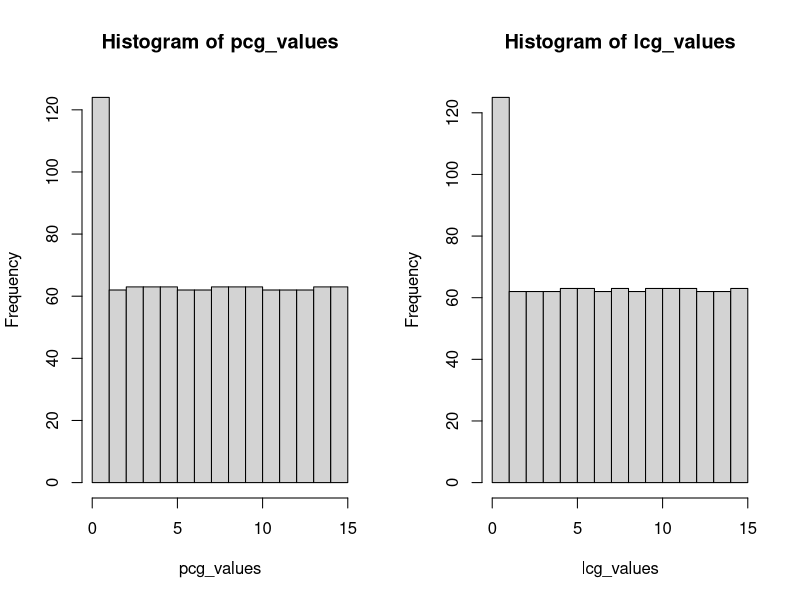

The R script that drew this image:
lcg_values  <- c()
lcg <- function(n) {
  a <- 5 ; c <- 3 ; m <- 16 ; x <- 7
  result <- numeric(n)
  for (i in 1:n) {
    x <- (a * x + c) %% m
    result[i] <- x
  }
  result
}
lcg_values  <- c(lcg(1000))
rotate_right <- function(n) {
  bits <- intToBits(n)[1:4]
  rotated <- c(bits[4], bits[1:3])
  sum(2^(which(rev(rotated) == 1) - 1))
}
pcg <- sapply(lcg_values, rotate_right)
pcg_values <- c(pcg)
par(mfrow = c(1, 2))
hist(pcg_values, main = "Histogram of pcg_values")
hist(lcg_values, main = "Histogram of lcg_values")



set.seed(1)
n <- 10000
samples <- rexp(n, rate = 2)
mean(samples)

